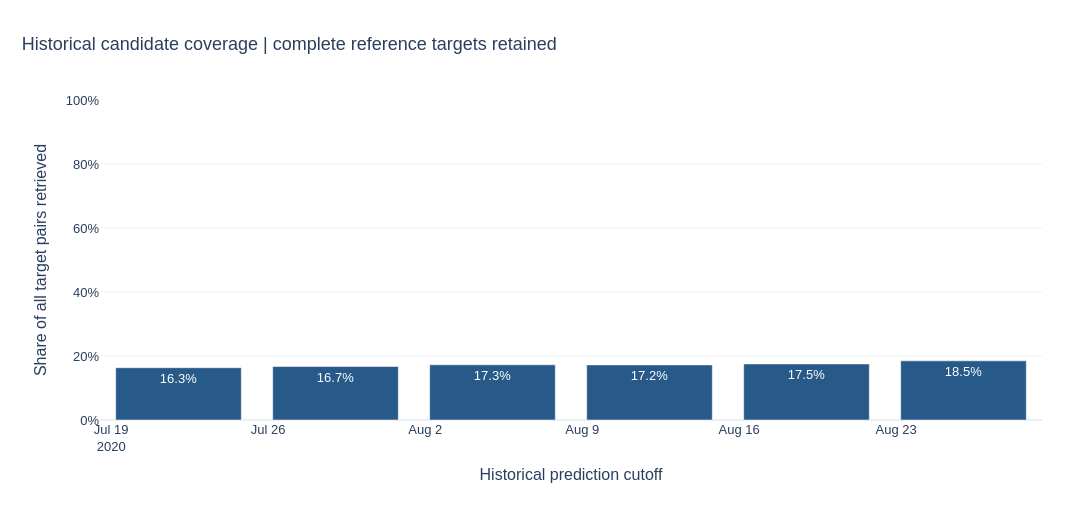

Notebook source saved alongside this figure:
### Markdown cell above
## 4. Coverage across historical weeks

Candidate coverage divides positive retrieved customer-article pairs by all distinct target pairs in each week. It is not classification accuracy. Compare volumes and coverage together because weekly buyer populations differ.

### Code cell
fig=px.bar(training_summary,x='cutoff',y='candidate_coverage',text_auto='.1%',
    labels={'cutoff':'Historical prediction cutoff','candidate_coverage':'Share of all target pairs retrieved'},
    title='Historical candidate coverage | complete reference targets retained')
fig.update_yaxes(tickformat='.0%',range=[0,1])
show_figure(fig,PROJECT_ROOT,'training_candidate_coverage')

### Figure 1 — Plotly figure (JSON) as saved in the notebook; plotly's stock layout.template omitted (floating-point values rounded to 4 significant figures)
{"data": [{"hovertemplate": "Historical prediction cutoff=%{x}<br>Share of all target pairs retrieved=%{y}<extra></extra>", "legendgroup": "", "marker": {"color": "#285A89", "pattern": {"shape": ""}}, "name": "", "orientation": "v", "showlegend": false, "textposition": "auto", "texttemplate": "%{y:.1%}", "type": "bar", "x": ["2020-07-22T00:00:00.000000", "2020-07-29T00:00:00.000000", "2020-08-05T00:00:00.000000", "2020-08-12T00:00:00.000000", "2020-08-19T00:00:00.000000", "2020-08-26T00:00:00.000000"], "xaxis": "x", "y": [0.1634, 0.1672, 0.1725, 0.1721, 0.1752, 0.1849], "yaxis": "y"}], "layout": {"barmode": "relative", "colorway": ["#285A89", "#B67824", "#687B38", "#9B596D", "#78629A"], "font": {"family": "Arial", "size": 13}, "height": 520, "legend": {"orientation": "h", "tracegroupgap": 0, "x": 0, "y": 1.02, "yanchor": "bottom"}, "margin": {"b": 100, "l": 100, "r": 50, "t": 100}, "title": {"font": {"size": 18}, "text": "Historical candidate coverage | complete reference targets retained", "x": 0.02, "xanchor": "left"}, "width": 1100, "xaxis": {"anchor": "y", "domain": [0, 1], "title": {"text": "Historical prediction cutoff"}}, "yaxis": {"anchor": "x", "domain": [0, 1], "range": [0, 1], "tickformat": ".0%", "title": {"text": "Share of all target pairs retrieved"}}}}
